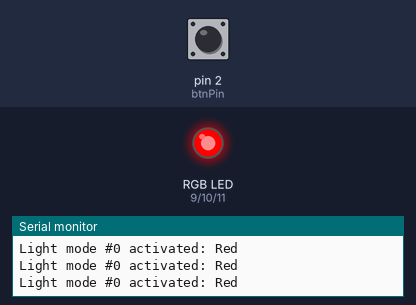
This sketch was run on a simulated Arduino Uno, built with avr-gcc and run on an emulated ATmega328P. On the bench: an RGB LED mixed from three pins (HIGH = lit), the last lines printed to the serial monitor. The test bench sets the inputs (shaded band); at power-on: pin 2 (btnPin) LOW.

Above: at 1.2 s.
1.3 s: pin 2 (btnPin) pulled HIGH for 0.15 s
At 2.1 s:
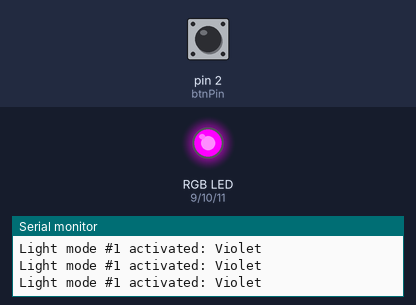
2.9 s: pin 2 (btnPin) pulled HIGH for 1 s
At 3.9 s:
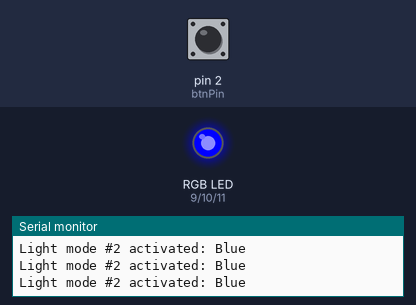
5.4 s: pin 2 (btnPin) pulled HIGH for 0.15 s
At 6.5 s:
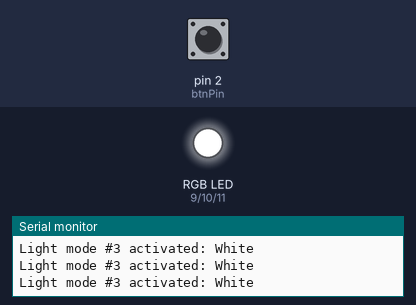
7.0 s: pin 2 (btnPin) pulled HIGH for 3.2 s
At 7.6 s:
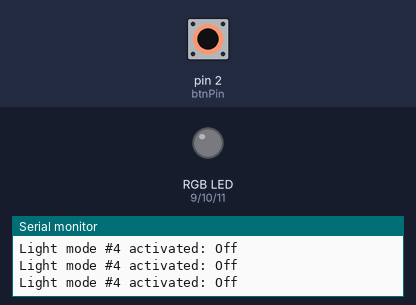
11.7 s: pin 2 (btnPin) pulsed HIGH 5 times (0.12 s each, 0.3 s apart)
At 12.24 s:
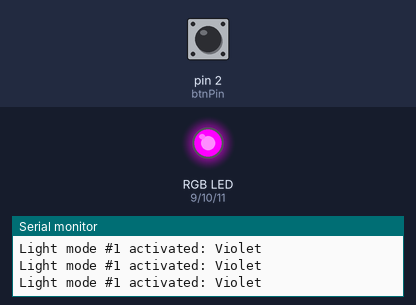
16.2 s: pin 2 (btnPin) driven HIGH
At 17.6 s:
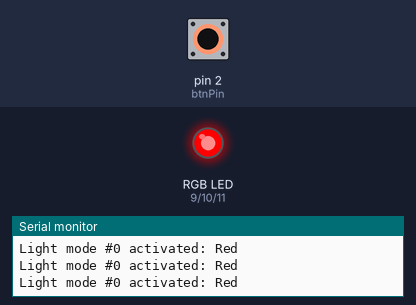
Timing chart, 0 to 19.2 s (numbered marks = the images above; inputs shaded):
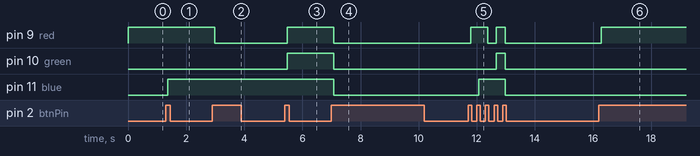

The sketch:

RGB_Plant_Light.ino
```cpp
const int red = 9;
const int green = 10;
const int blue = 11;
const int btnPin = 2;

int lightMode = 0;

int buttonState;
int lastButtonState = LOW;

unsigned long lastDebounceTime = 0;  // the last time the output pin was toggled
unsigned long debounceDelay = 50;    // the debounce time; increase if the output flickers

void setup() {
  // put your setup code here, to run once:
  pinMode(red,OUTPUT);
  pinMode(green,OUTPUT);
  pinMode(blue,OUTPUT);
  pinMode(btnPin, INPUT);

  digitalWrite(red, HIGH);
  digitalWrite(blue,HIGH);
  digitalWrite(green,HIGH);
  Serial.begin(9600);
}

void loop() {
  // put your main code here, to run repeatedly:
  int reading = digitalRead(btnPin);
  if (reading != lastButtonState) {
    // reset the debouncing timer
    lastDebounceTime = millis();
  }
  if ((millis() - lastDebounceTime) > debounceDelay) {
    if (reading != buttonState) {
      buttonState = reading;
      if (reading == HIGH) {
        if (lightMode <= 3) {
          lightMode += 1;
          Serial.println(lightMode);
        }
        else {
          lightMode = 0;
          Serial.println(lightMode);
        }
      }
    }
  }
  lastButtonState = reading;
 switch (lightMode) {
  case 0:
    digitalWrite(red,HIGH);
    digitalWrite(green,LOW);
    digitalWrite(blue,LOW);
    Serial.println("Light mode #0 activated: Red");
    break;
  case 1:
    digitalWrite(red,HIGH);
    digitalWrite(green,LOW);
    digitalWrite(blue,HIGH);
    Serial.println("Light mode #1 activated: Violet");
    break;
  case 2:
    digitalWrite(red,LOW);
    digitalWrite(green,LOW);
    digitalWrite(blue,HIGH);
    Serial.println("Light mode #2 activated: Blue");
    break;
  case 3:
    digitalWrite(red,HIGH);
    digitalWrite(green,HIGH);
    digitalWrite(blue,HIGH);
    Serial.println("Light mode #3 activated: White");
    break;
  case 4:
    digitalWrite(red,LOW);
    digitalWrite(green,LOW);
    digitalWrite(blue,LOW);
    Serial.println("Light mode #4 activated: Off");
    break;
 }
}
```

Measured:
- after the input at 1.3 s, pin 11 (blue): LOW → HIGH after 0.07 s
- after the input at 2.9 s, pin 9 (red): HIGH → LOW after 0.09 s
- after the input at 5.4 s, pin 9 (red), pin 10 (green): LOW → HIGH after 0.07 s
- after the input at 7.0 s, pin 9 (red), pin 10 (green), pin 11 (blue): HIGH → LOW after 0.07 s
- after the input at 11.7 s, pin 9 (red): LOW → HIGH after 0.09 s, → LOW 0.60 s later, → HIGH 0.29 s later, → LOW 0.30 s later; pin 10 (green): LOW → HIGH after 0.98 s, → LOW 0.30 s later; pin 11 (blue): LOW → HIGH after 0.37 s, → LOW 0.91 s later
- after the input at 16.2 s, pin 9 (red): LOW → HIGH after 0.09 s
